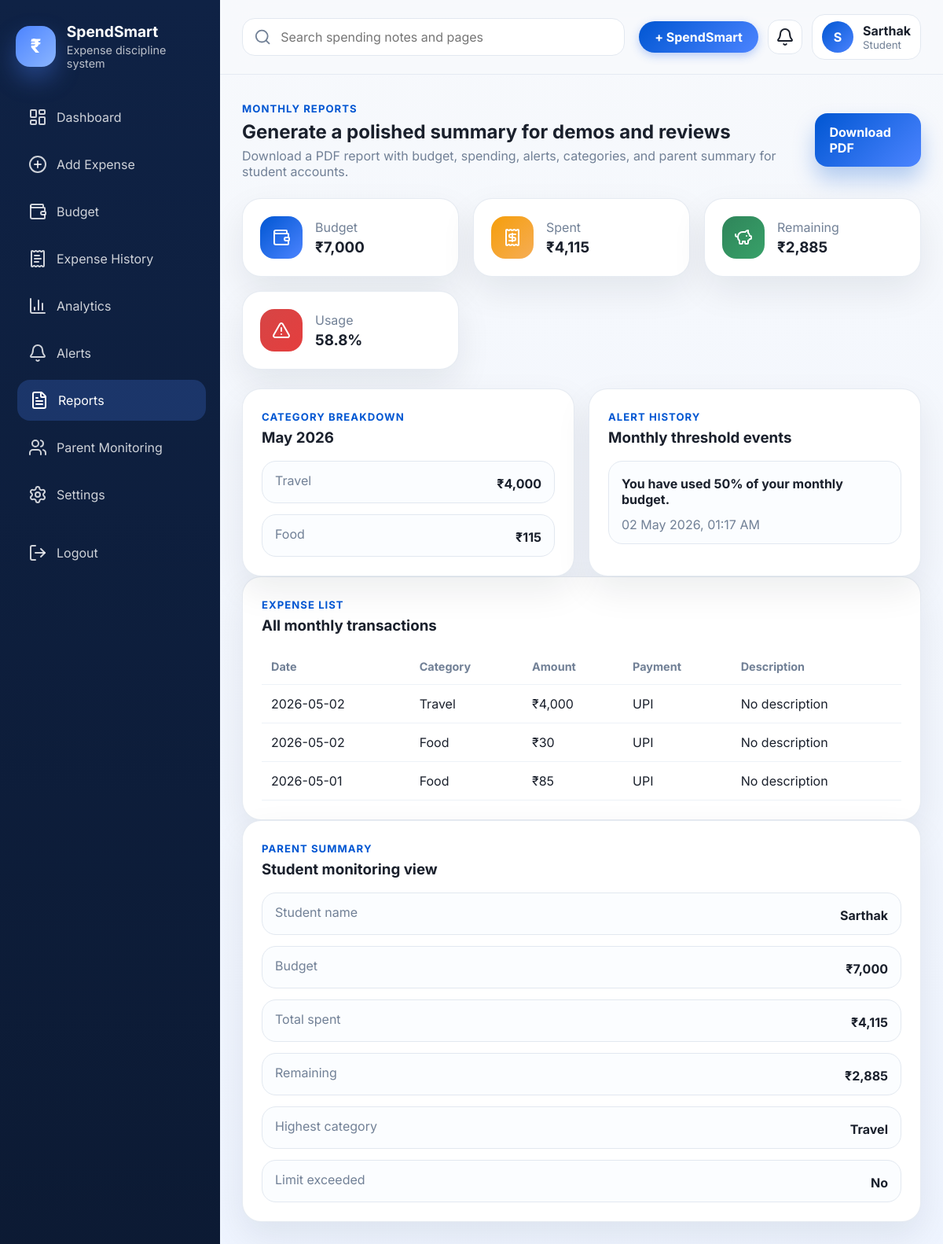
The app's page /reports (signed in) with its own data.
### tables this page shows
CREATE TABLE users (
            id INTEGER PRIMARY KEY AUTOINCREMENT,
            full_name TEXT NOT NULL,
            email TEXT NOT NULL UNIQUE,
            mobile TEXT NOT NULL,
            password_hash TEXT NOT NULL,
            user_type TEXT NOT NULL,
            notifications_enabled INTEGER NOT NULL DEFAULT 1,
            parent_summary_enabled INTEGER NOT NULL DEFAULT 1,
            created_at TEXT NOT NULL
        );

CREATE TABLE budgets (
            id INTEGER PRIMARY KEY AUTOINCREMENT,
            user_id INTEGER NOT NULL,
            month INTEGER NOT NULL,
            year INTEGER NOT NULL,
            budget_amount REAL NOT NULL,
            reason TEXT,
            created_at TEXT NOT NULL,
            updated_at TEXT NOT NULL,
            FOREIGN KEY (user_id) REFERENCES users(id)
        );

CREATE TABLE alerts (
            id INTEGER PRIMARY KEY AUTOINCREMENT,
            user_id INTEGER NOT NULL,
            alert_type TEXT NOT NULL,
            message TEXT NOT NULL,
            percentage REAL NOT NULL,
            created_at TEXT NOT NULL,
            is_read INTEGER NOT NULL DEFAULT 0,
            FOREIGN KEY (user_id) REFERENCES users(id)
        );

CREATE TABLE expenses (
            id INTEGER PRIMARY KEY AUTOINCREMENT,
            user_id INTEGER NOT NULL,
            amount REAL NOT NULL,
            category TEXT NOT NULL,
            payment_method TEXT NOT NULL,
            description TEXT,
            expense_date TEXT NOT NULL,
            created_at TEXT NOT NULL,
            FOREIGN KEY (user_id) REFERENCES users(id)
        );

### app.py (the view)
@app.route("/reports")
@login_required
def reports():
    user = get_current_user()
    month, year = month_year_from_request()
    snapshot = get_budget_snapshot(user["id"], month, year)
    categories = category_totals(user["id"], month, year)
    alerts_list = get_alerts_for_month(user["id"], month, year)
    expenses = query_all(
        """
        SELECT * FROM expenses
        WHERE user_id = ?
          AND CAST(strftime('%m', expense_date) AS INTEGER) = ?
          AND CAST(strftime('%Y', expense_date) AS INTEGER) = ?
        ORDER BY expense_date DESC, id DESC
        """,
        (user["id"], month, year),
    )
    parent_summary = parent_summary_payload(user["id"], month, year) if user["user_type"] == "Student" else None
    return render_page(
        "reports.html",
        page_title="Reports",
        active_page="reports",
        snapshot=snapshot,
        categories=categories,
        alerts_list=alerts_list,
        expenses=expenses,
        parent_summary=parent_summary,
    )

### app.py (called while the page is built)
def today_parts() -> tuple[int, int]:
    today = date.today()
    return today.month, today.year

def month_label(month: int, year: int) -> str:
    return f"{MONTH_NAMES[month - 1]} {year}"

def rupee(value: float | int | None) -> str:
    amount = float(value or 0)
    return f"₹{amount:,.0f}" if amount == int(amount) else f"₹{amount:,.2f}"

@app.template_filter("rupee")
def rupee_filter(value: float | int | None) -> str:
    return rupee(value)

@app.template_filter("datetimeformat")
def datetime_filter(value: str | None, fmt: str = "%d %b %Y, %I:%M %p") -> str:
    if not value:
        return "-"
    try:
        return datetime.strptime(value, "%Y-%m-%d %H:%M:%S").strftime(fmt)
    except ValueError:
        return value

def get_db() -> sqlite3.Connection:
    if "db" not in g:
        DATA_DIR.mkdir(parents=True, exist_ok=True)
        conn = sqlite3.connect(DB_PATH)
        conn.row_factory = sqlite3.Row
        conn.execute("PRAGMA journal_mode=MEMORY")
        conn.execute("PRAGMA synchronous=NORMAL")
        conn.execute("PRAGMA foreign_keys=ON")
        g.db = conn
    return g.db

def query_one(query: str, params: tuple[Any, ...] = ()) -> sqlite3.Row | None:
    return get_db().execute(query, params).fetchone()

def query_all(query: str, params: tuple[Any, ...] = ()) -> list[sqlite3.Row]:
    return get_db().execute(query, params).fetchall()

def login_required(view):
    @wraps(view)
    def wrapped_view(*args, **kwargs):
        if "user_id" not in session:
            flash("Please log in to continue.", "error")
            return redirect(url_for("login"))
        return view(*args, **kwargs)
    return wrapped_view

def get_current_user() -> sqlite3.Row | None:
    user_id = session.get("user_id")
    if not user_id:
        return None
    return query_one("SELECT * FROM users WHERE id = ?", (user_id,))

def month_year_from_request() -> tuple[int, int]:
    current_month, current_year = today_parts()
    month = int(request.args.get("month", current_month))
    year = int(request.args.get("year", current_year))
    return month, year

def get_budget(user_id: int, month: int, year: int) -> sqlite3.Row | None:
    return query_one(
        """
        SELECT * FROM budgets
        WHERE user_id = ? AND month = ? AND year = ?
        ORDER BY id DESC LIMIT 1
        """,
        (user_id, month, year),
    )

def parent_details(user_id: int) -> sqlite3.Row | None:
    return query_one("SELECT * FROM parents WHERE student_user_id = ?", (user_id,))

### templates/reports.html
{% extends "base.html" %}
{% block content %}
<section class="page-header">
  <div>
    <span class="eyebrow">Monthly Reports</span>
    <h2>Generate a polished summary for demos and reviews</h2>
    <p>Download a PDF report with budget, spending, alerts, categories, and parent summary for student accounts.</p>
  </div>
  <a href="{{ url_for('download_report_pdf', month=snapshot.month, year=snapshot.year) }}" class="btn btn-primary">Download PDF</a>
</section>
<section class="stats-grid compact-grid">
  <article class="metric-card">
    <div class="metric-icon blue"><i data-lucide="wallet"></i></div>
    <div>
      <span>Budget</span>
      <h3>{{ snapshot.budget_amount|rupee }}</h3>
    </div>
  </article>
  <article class="metric-card">
    <div class="metric-icon orange"><i data-lucide="receipt"></i></div>
    <div>
      <span>Spent</span>
      <h3>{{ snapshot.spent|rupee }}</h3>
    </div>
  </article>
  <article class="metric-card">
    <div class="metric-icon green"><i data-lucide="piggy-bank"></i></div>
    <div>
      <span>Remaining</span>
      <h3>{{ snapshot.remaining|rupee }}</h3>
    </div>
  </article>
  <article class="metric-card">
    <div class="metric-icon red"><i data-lucide="triangle-alert"></i></div>
    <div>
      <span>Usage</span>
      <h3>{{ snapshot.usage }}%</h3>
    </div>
  </article>
</section>
<section class="content-grid two-up">
  <article class="panel-card">
    <div class="panel-head">
      <div>
        <span class="panel-kicker">Category Breakdown</span>
        <h3>{{ snapshot.label }}</h3>
      </div>
    </div>
    <div class="summary-list">
      {% if categories %}
        {% for category, total in categories.items() %}
        <div class="summary-row">
          <span>{{ category }}</span>
          <strong>{{ total|rupee }}</strong>
        </div>
        {% endfor %}
      {% else %}
      <div class="empty-state slim">
        <p>No category spending recorded yet.</p>
      </div>
      {% endif %}
    </div>
  </article>
  <article class="panel-card">
    <div class="panel-head">
      <div>
        <span class="panel-kicker">Alert History</span>
        <h3>Monthly threshold events</h3>
      </div>
    </div>
    <div class="summary-list">
      {% if alerts_list %}
        {% for alert in alerts_list %}
        <div class="summary-row vertical">
          <strong>{{ alert.message }}</strong>
          <span>{{ alert.created_at|datetimeformat }}</span>
        </div>
        {% endfor %}
      {% else %}
      <div class="empty-state slim">
        <p>No alerts recorded in this period.</p>
      </div>
      {% endif %}
    </div>
  </article>
</section>
<section class="panel-card table-card">
  <div class="panel-head">
    <div>
      <span class="panel-kicker">Expense List</span>
      <h3>All monthly transactions</h3>
    </div>
  </div>
  {% if expenses %}
  <div class="table-responsive">
    <table class="data-table">
      <thead>
        <tr>
          <th>Date</th>
          <th>Category</th>
          <th>Amount</th>
          <th>Payment</th>
          <th>Description</th>
        </tr>
      </thead>
      <tbody>
        {% for expense in expenses %}
        <tr>
          <td>{{ expense.expense_date }}</td>
          <td>{{ expense.category }}</td>
          <td>{{ expense.amount|rupee }}</td>
          <td>{{ expense.payment_method }}</td>
          <td>{{ expense.description or 'No description' }}</td>
        </tr>
        {% endfor %}
      </tbody>
    </table>
  </div>
  {% else %}
  <div class="empty-state">
    <i data-lucide="file-search"></i>
    <p>No expenses were recorded for this month.</p>
  </div>
  {% endif %}
</section>
{% if parent_summary %}
<section class="panel-card">
  <div class="panel-head">
    <div>
      <span class="panel-kicker">Parent Summary</span>
      <h3>Student monitoring view</h3>
    </div>
  </div>
  <div class="summary-list">
    <div class="summary-row"><span>Student name</span><strong>{{ parent_summary.student_name }}</strong></div>
    <div class="summary-row"><span>Budget</span><strong>{{ parent_summary.budget_amount|rupee }}</strong></div>
    <div class="summary-row"><span>Total spent</span><strong>{{ parent_summary.spent|rupee }}</strong></div>
    <div class="summary-row"><span>Remaining</span><strong>{{ parent_summary.remaining|rupee }}</strong></div>
    <div class="summary-row"><span>Highest category</span><strong>{{ parent_summary.highest_category }}</strong></div>
    <div class="summary-row"><span>Limit exceeded</span><strong>{{ 'Yes' if parent_summary.limit_exceeded else 'No' }}</strong></div>
  </div>
</section>
{% endif %}
{% endblock %}

### templates/base.html (shortened to what this page needs)
<!DOCTYPE html>
<html lang="en">
<head>
  <link rel="stylesheet" href="{{ url_for('static', filename='css/styles.css') }}">
</head>
<body>
  {% if current_user %}
  <div class="app-shell">
    <aside class="sidebar" id="sidebar">
      <div class="sidebar-brand">
        <div class="brand-mark">₹</div>
        <div>
          <h1>SpendSmart</h1>
          <p>Expense discipline system</p>
        </div>
      </div>
      <nav class="sidebar-nav">
        {% for item in sidebar_links %}
          {% if item.endpoint != 'parent_link' or current_user.user_type == 'Student' %}
          <a href="{{ url_for(item.endpoint) }}" class="nav-link {% if active_page == item.key %}active{% endif %}">
            <i data-lucide="{{ item.icon }}"></i>
            <span>{{ item.label }}</span>
          </a>
          {% endif %}
        {% endfor %}
        <a href="{{ url_for('logout') }}" class="nav-link logout-link">
          <i data-lucide="log-out"></i>
          <span>Logout</span>
        </a>
      </nav>
    </aside>
    <div class="main-panel">
      <header class="topbar">
        <div class="topbar-search">
          <i data-lucide="search"></i>
          <input type="text" placeholder="Search spending notes and pages" disabled>
        </div>
        <div class="topbar-actions">
          <a href="{{ url_for('dashboard') }}" class="logo-btn" aria-label="Open SpendSmart dashboard">
            + SpendSmart
          </a>
          <a class="icon-button" href="{{ url_for('alerts') }}" aria-label="Alerts">
            <i data-lucide="bell"></i>
          </a>
          <div class="profile-chip">
            <span class="avatar">{{ current_user.full_name[:1] }}</span>
            <div>
              <strong>{{ current_user.full_name }}</strong>
              <small>{{ current_user.user_type }}</small>
            </div>
          </div>
        </div>
      </header>
      <main class="content-area">
        {% block content %}{% endblock %}
      </main>
    </div>
  </div>
  {% endif %}
</body>
</html>

### records on screen
users: full_name "S", full_name "Sarthak", user_type "Student", student_name "Sarthak"
budgets: budget_amount "₹7,000"
alerts: message "You have used 50% of your monthly budget.", created_at "02 May 2026, 01:17 AM"
expenses: expense_date "2026-05-02", category "Travel", amount "₹4,000", payment_method "UPI", description "No description", highest_category "Travel"
expenses: expense_date "2026-05-02", category "Food", amount "₹30", payment_method "UPI", description "No description"
expenses: expense_date "2026-05-01", category "Food", amount "₹85", payment_method "UPI", description "No description"

### other values on screen
{{ item.label }} "Dashboard" "Add Expense" "Budget" "Expense History" "Analytics" "Alerts" "Reports" "Parent Monitoring" "Settings"
{{ snapshot.spent|rupee }} "₹4,115"
{{ snapshot.remaining|rupee }} "₹2,885"
{{ snapshot.usage }} "58.8"
{{ snapshot.label }} "May 2026"
{{ category }} "Travel" "Food"
{{ total|rupee }} "₹4,000" "₹115"
{{ parent_summary.spent|rupee }} "₹4,115"
{{ parent_summary.remaining|rupee }} "₹2,885"
{{ 'Yes' if parent_summary.limit_exceeded else 'No' }} "No"
